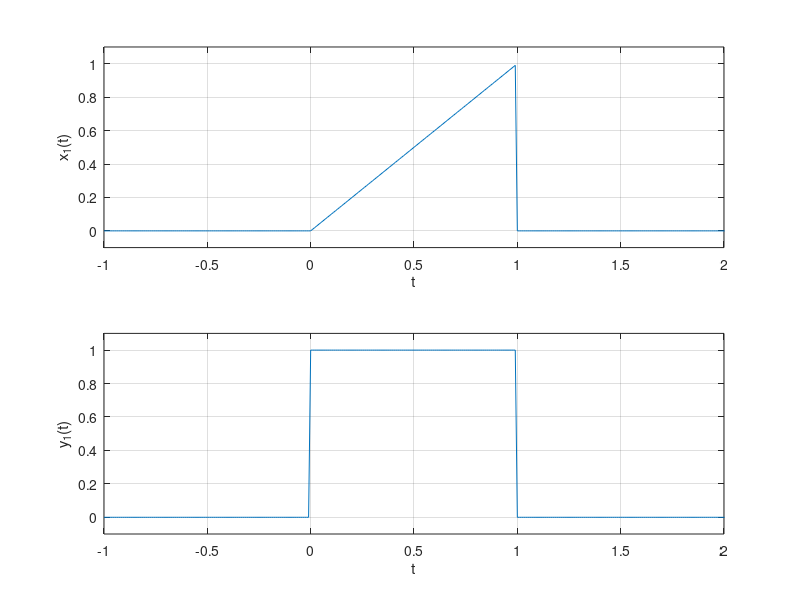
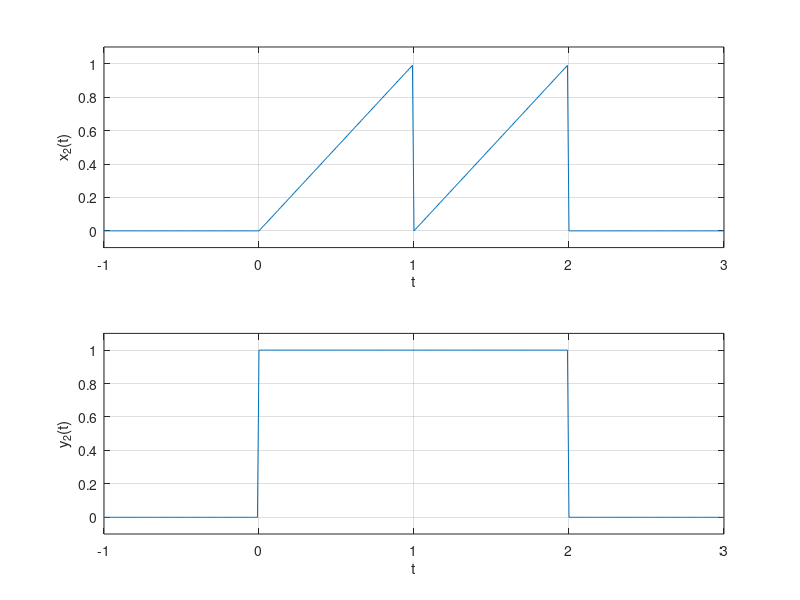

The MATLAB source for these figures, in order:
clc
clear all
close all

%%
u=@(t)(t>=0);
x1 = @(u,t)((u(t)-u(t-1)).*t);
t = -1:0.01:3;
subplot(211); plot(t,x1(u,t)); axis([-1 2 -0.1 1.1]); grid; xlabel('t'); ylabel('x_1(t)');

y1 = @(u,t)(u(t)-u(t-1));
subplot(212); plot(t,y1(u,t)); axis([-1 2 -0.1 1.1]); grid; xlabel('t'); ylabel('y_1(t)');
x2 = x1(u,t) + x1(u,t-1); figure; subplot(211); plot(t,x2); axis([-1 3 -0.1 1.1]); grid; xlabel('t'); ylabel('x_2(t)');
y2 = y1(u,t) + y1(u,t-1); subplot(212); plot(t,y2); axis([-1 3 -0.1 1.1]); grid; xlabel('t'); ylabel('y_2(t)');

%%
